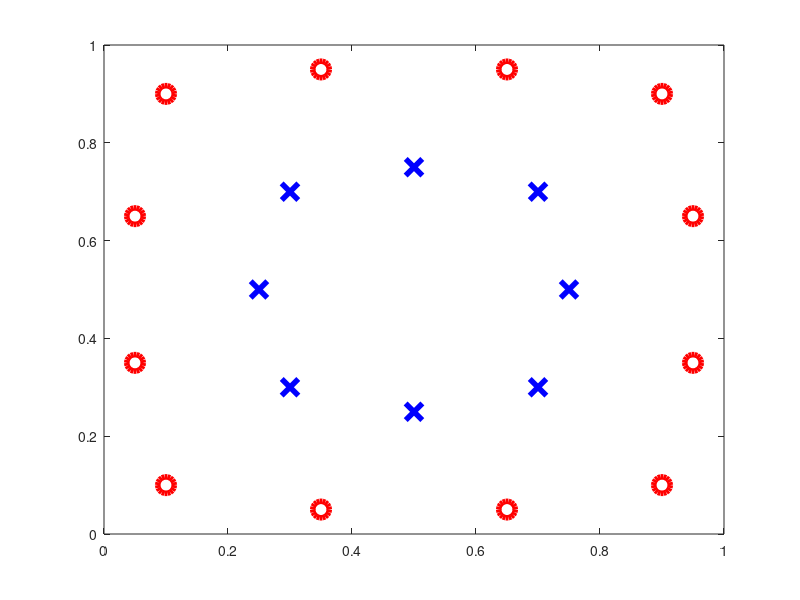

This chart was generated by the following MATLAB code: (Note: this script raises an error after producing the figure.)
%%  Project 3: Essentials of Deep Learning 
% 
% In this project, we learn and play essential mathematical components of 
% deep learning on a simple artificial neural network by using the MATLAB 
% script provided by C. F. Higham and D. J. Higham along with their paper 
% ''Deep Learning: An Introduction for Applied Mathematicians'', 
% arXiv:1801.05894v1, Jan. 2018.  Minor changes have been made to the 
% original script. 

%% Step 1: set up the training data 

function netbpsgd

% initial training data 
  m = 12;
  n = 8;
  x1 = [0.1,0.05,0.05,0.1,0.35,0.65,0.9,0.95,0.95,0.9,0.65,0.35,0.7,0.3,0.3,0.7,0.25,0.75,0.5,0.5];
  x2 = [0.1,0.65,0.35,0.9,0.95,0.95,0.9,0.65,0.35,0.1,0.05,0.05,0.7,0.7,0.3,0.3,0.5,0.5,0.75,0.25];
  y = [ones(1,m) zeros(1,n); zeros(1,m) ones(1,n)];
  y = [ones(1,m) zeros(1,n); zeros(1,m) ones(1,n)];

% you can upload the training data file, or use the following way to 
% enter the training data on the screen as you like, where  
%    m is the number of class A (red points)
%    n is the number of class B (blue points)
%    x1, x2 are the coordinates of the training data
%
%function [x1,x2] = netbpsgd(m,n)
%figure(1)
%set (gcf,'menubar','none');
%axes('position',[0 0 1 1]);
%[x1,x2] = ginput(m+n);
%y = [ones(1,m) zeros(1,n); zeros(1,m) ones(1,n)];

% plot the training data 
figure(2) 
clf
a1 = subplot(1,1,1);
plot(x1(1:m),x2(1:m),'ro','MarkerSize',12,'LineWidth',4)
hold on
plot(x1(m+1:m+n),x2(m+1:m+n),'bx','MarkerSize',12,'LineWidth',4) 

a1.XTick = [0 1];
a1.YTick = [0 1];
a1.FontWeight = 'Bold';
a1.FontSize = 16;
xlim([0,1])
ylim([0,1])

print -dpng pic_xy.png

tic    % begin of clock count 

%% Step 2: Initialize weights and biases 
%rng(5000);
rng('default') 
W2 = 0.5*randn(5,2);
W3 = 0.5*randn(5,5);
W4 = 0.5*randn(5,5);
W5 = 0.5*randn(2,5);
b2 = 0.5*randn(5,1);
b3 = 0.5*randn(5,1);
b4 = 0.5*randn(5,1);
b5 = 0.5*randn(2,1);

%% Step 3: set the learning rate and number of sgd iterations
eta = 0.0025;  % learning rate 
Niter = 3e5; % total number of iters, adjustable to your computational budget 

%% Step 4: backpropagation to train the network 
savecost = zeros(Niter,1);
for counter = 1:Niter
    k = randi(m+n);  %choose one point from the sample
    x = [x1(k); x2(k)];
    % Forward pass
    a2 = dactivate(x,W2,b2);
    a3 = dactivate(a2,W3,b3);
    a4 = dactivate(a3,W4,b4);
    a5 = dactivate(a4,W5,b5);
    % Backward pass  
    delta5 = a5 .* (a5-y(:,k));
    delta4 = a4 .* (W5'*delta5);
    delta3 = a3 .* (W4'*delta4);
    delta2 = a2 .* (W3'*delta3);

    W2 = W2 - eta*delta2*x';
    W3 = W3 - eta*delta3*a2';
    W4 = W4 - eta*delta4*a3';
    W5 = W5 - eta*delta5*a4';
    b2 = b2 - eta*delta2;
    b3 = b3 - eta*delta3;
    b4 = b4 - eta*delta4;
    b5 = b5 - eta*delta5;
    % Monitor progress
    newcost = cost(W2,W3,W4,W5,b2,b3,b4,b5);   % display cost to screen if you like
    savecost(counter) = newcost;
end

total_training_time = toc   % end of clock 

%% Step 5: show the ``convergence'' of the cost function 

figure(3)
clf
semilogy([1:1e4:Niter],savecost(1:1e4:Niter),'b-','LineWidth',2)
xlabel('Iteration Number')
ylabel('Value of cost function')
set(gca,'FontWeight','Bold','FontSize',18)

print -dpng pic_cost.png

%% Step 6: show the classification by displaying shaded and unshaded regions 

N = 500;
Dx = 1/N;
Dy = 1/N;
xvals = [0:Dx:1];
yvals = [0:Dy:1];
for k1 = 1:N+1
    xk = xvals(k1);
    for k2 = 1:N+1
        yk = yvals(k2);
        xy = [xk;yk];
        a2 = activate(xy,W2,b2);
        a3 = activate(a2,W3,b3);
        a4 = activate(a3,W4,b4);
        a5 = activate(a4,W5,b5);
        Aval(k2,k1) = a5(1);%a4 is a 2 by 1 vector to indicate class
        Bval(k2,k1) = a5(2);
        %Aval(k2,k1) = norm([1,0]'-a4,2);
        %Bval(k2,k1) = norm([0,1]'-a4,2);
     end
end
[X,Y] = meshgrid(xvals,yvals);

figure(4)
clf
a2 = subplot(1,1,1);
Mval = Aval>=Bval;
%Mval = Aval<=Bval;
contourf(X,Y,Mval,[0.5 0.5]) %receiving warning!!!

hold on
colormap([1 1 1; 0.8 0.8 0.8])
plot(x1(1:m),x2(1:m),'ro','MarkerSize',12,'LineWidth',4)
plot(x1(m+1:m+n),x2(m+1:m+n),'bx','MarkerSize',12,'LineWidth',4)
a2.XTick = [0 1];
a2.YTick = [0 1];
a2.FontWeight = 'Bold';
a2.FontSize = 16;
xlim([0,1])
ylim([0,1])

print -dpng pic_bdy_bp.png

%% Auxiliary functions 

function costval = cost(W2,W3,W4,W5,b2,b3,b4,b5)
costvec = zeros(m+n,1); 
for i = 1:m+n
    x =[x1(i);x2(i)];
    a2 = activate(x,W2,b2);
    a3 = activate(a2,W3,b3);
    a4 = activate(a3,W4,b4);
    a5 = activate(a4,W5,b5);
    costvec(i) = norm(y(:,i) - a5,2);
end
costval = norm(costvec,2)^2;
    
end % of nested function

function y = activate(x,W,b)
% ACTIVATE Evaluates sigmoid function.
% x is the input vector, y is the output vector
% W contains the weights, b contains the shifts
% The ith component of y is activate((Wx+b)_i)
% where activate(z) = 1/(1+exp(-z))
y =  max(W*x+b,0);
end % of nested function



%% Task 1:   
%  derive expressions of backpropagation and sgd for a network of L layers
%  with one neuron per layer. 



%% Task 2:    
%  Modify the script netbpsgd.m and report your results as follows: 
%  Add 
%  rng('default')
%  To the beginning of you code for every task!
%
%  (1) Add additional hidden layers and neurons to the existing network. 
%      Specifically,  netbpsgd is a ``2-2-3-2'' network, change it to 
%      a ``2-5-5-5-2'' network. Using a learning rate of 0.05 and 3e5 number
%      of sgd iterations to show the convergence behavior of the cost function
%      and the classification with the training data set in netbpsgd. 


%  (2) Replace the sigmoid activation function of netpbsgd to ReLU 
%      activation function activitation. Using a learning rate of 0.0025 and 
%      3e5 number of sgd iterations to show the convergence behavior of 
%      the cost function and the classification with the training data set 
%      in netbpsgd. 
%
% 
%  (3) Combine the tasks 2(1) and 2(2) to a network of five layers 
%      (``2-5-5-5-2'') and ReLU activation function, with the 
%      learning rate 0.0025 and 3e5 number of iterations. Show the 
%      convergence behavior of the cost function and the classification 
%      with the following training data set: 
%
%  m = 12;
%  n = 8;
%  x1 = [0.1,0.05,0.05,0.1,0.35,0.65,0.9,0.95,0.95,0.9,0.65,0.35,0.7,0.3,0.3,0.7,0.25,0.75,0.5,0.5];
%  x2 = [0.1,0.65,0.35,0.9,0.95,0.95,0.9,0.65,0.35,0.1,0.05,0.05,0.7,0.7,0.3,0.3,0.5,0.5,0.75,0.25];
%  y = [ones(1,m) zeros(1,n); zeros(1,m) ones(1,n)];
%  y = [ones(1,m) zeros(1,n); zeros(1,m) ones(1,n)];
%
end